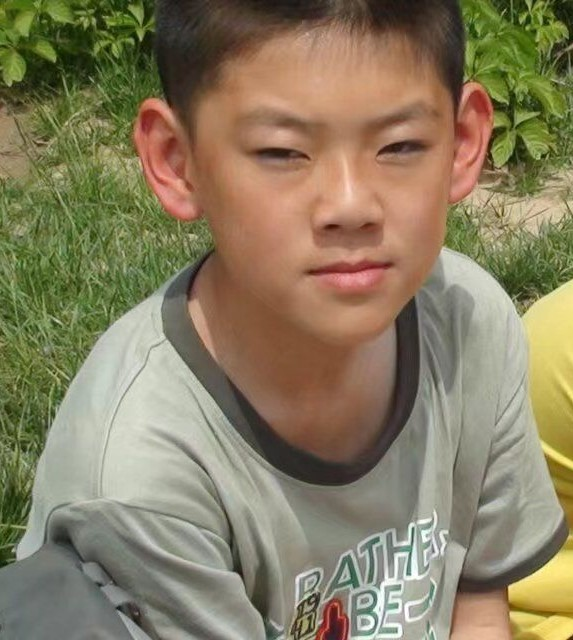
#> input picture Images/son.jpg, 573 x 640 px
$ jupyter execute Harr_FaceRecog.ipynb
#> lines starting #> are read from the running program, lines starting #| are printed output that depends on the picture; after the words box and inside, x2 and y2 are one past the last pixel; in counts of white or black regions, pixels touching at a corner belong together
[cell 1]
import cv2
import numpy as np

[cell 2]
import numpy as np
import cv2 as cv
# 读取图片
img = cv.imread('Images/son.jpg')
#> img is the input picture: shape (640, 573, 3); mean B, G, R 97.2, 125.8, 136.6
# 转换为灰度图片
gray = cv.cvtColor(img, cv.COLOR_BGR2GRAY)
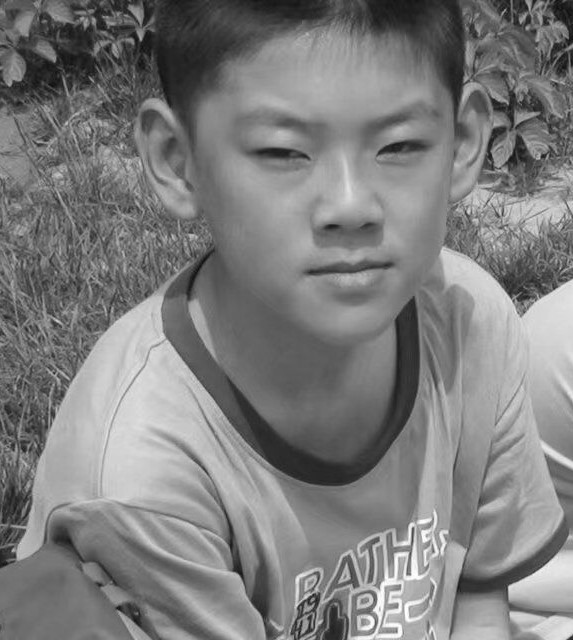
#> gray: shape (640, 573); min 14, max 255, mean 125.8

# 人脸检测器
face_cascade = cv.CascadeClassifier('C:\\Users\\Yehui_PC\\Miniconda3\\envs\\ML\\Lib\\site-packages\\cv2\\data\\haarcascade_frontalface_default.xml')

# 识别人脸
faces = face_cascade.detectMultiScale(gray,scaleFactor =1.05,minNeighbors=5)
#> faces = [[188, 33, 305, 305]]

for (x,y,w,h) in faces:
	print(x,y,w,h)
#> this loop made 1 pass
#| 188 33 305 305

# 框出人脸
cv.rectangle(img,(x,y),(x+w,y+h),(255,0,0),2)
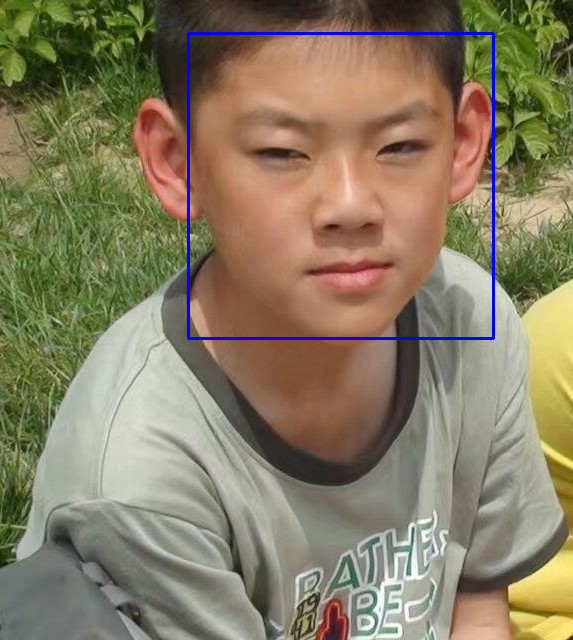
#> img: shape (640, 573, 3); 1% of pixels changed, all inside (x1, y1, x2, y2) = (187, 32, 495, 340)

# 提取人脸
face = img[y:y+h,x:x+w]
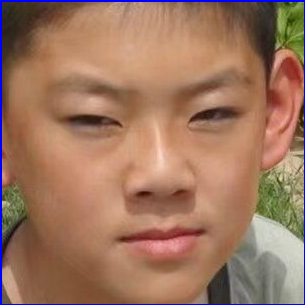
#> face: shape (305, 305, 3); mean B, G, R 96, 117.9, 158

# 保存人脸
cv.imwrite('face.jpg',face)

# 显示图片
cv.imshow('image',img)

# 等待按键
cv.waitKey(0)

# 释放窗口
cv.destroyAllWindows()

$ run again, with Images/AI.jpg copied over Images/son.jpg
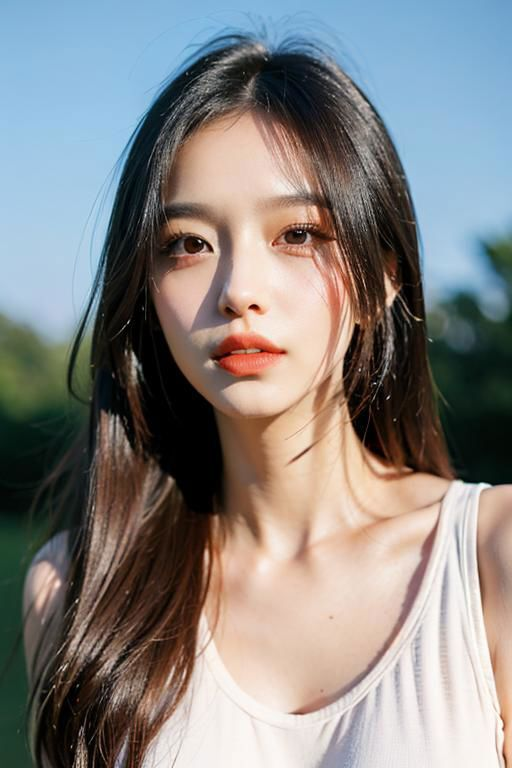
#> input picture Images/AI.jpg, 512 x 768 px
#> img is the input picture: shape (768, 512, 3); mean B, G, R 129.9, 131.6, 133.9
#> `gray = cv.cvtColor(img, cv.COLOR_BGR2GRAY)`:
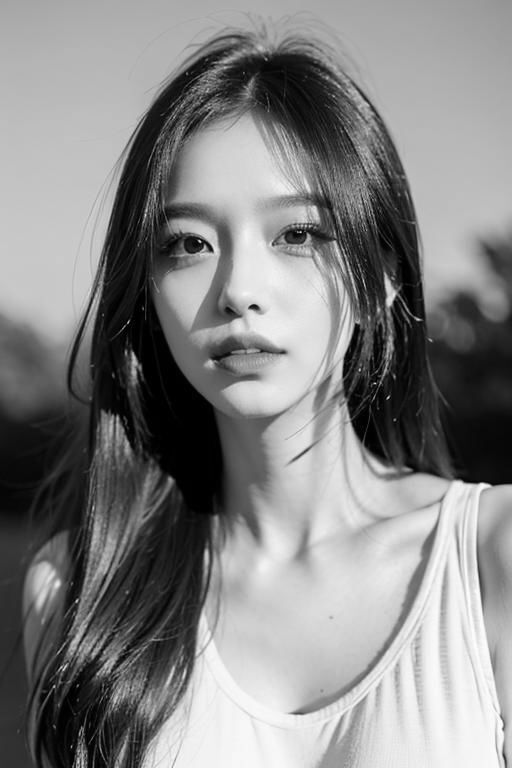
#> gray: shape (768, 512); min 0, max 254, mean 132.1
#> faces = [[109, 139, 270, 270]]
#> the loop `for (x,y,w,h) in faces:` made 1 pass
#> (printed output is left out)
#> img: shape (768, 512, 3); 0.82% of pixels changed, all inside (x1, y1, x2, y2) = (108, 138, 381, 411)
#> `face = img[y:y+h,x:x+w]`:
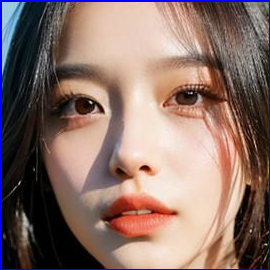
#> face: shape (270, 270, 3); mean B, G, R 106.5, 113.1, 137.8

$ run again, with Images/People.jpg copied over Images/son.jpg
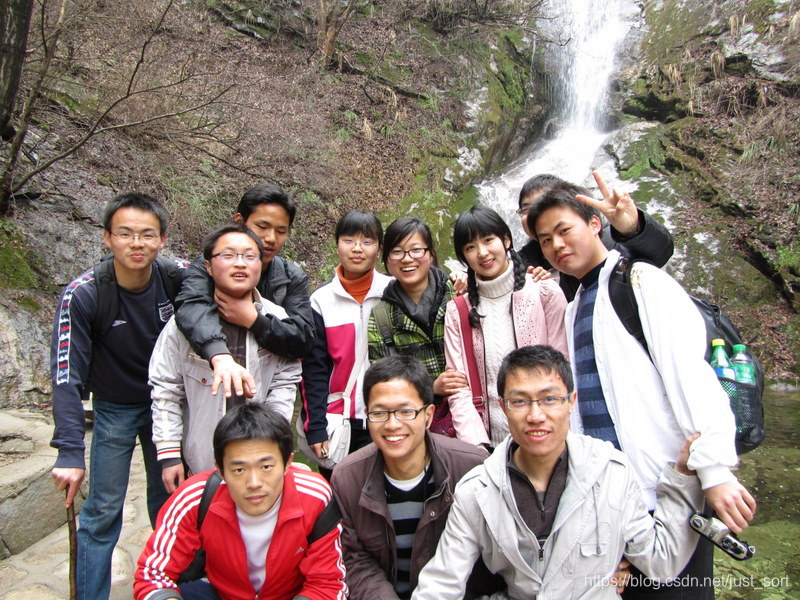
#> input picture Images/People.jpg, 800 x 600 px
#> img is the input picture: shape (600, 800, 3); mean B, G, R 117.2, 123.6, 138.4
#> `gray = cv.cvtColor(img, cv.COLOR_BGR2GRAY)`:
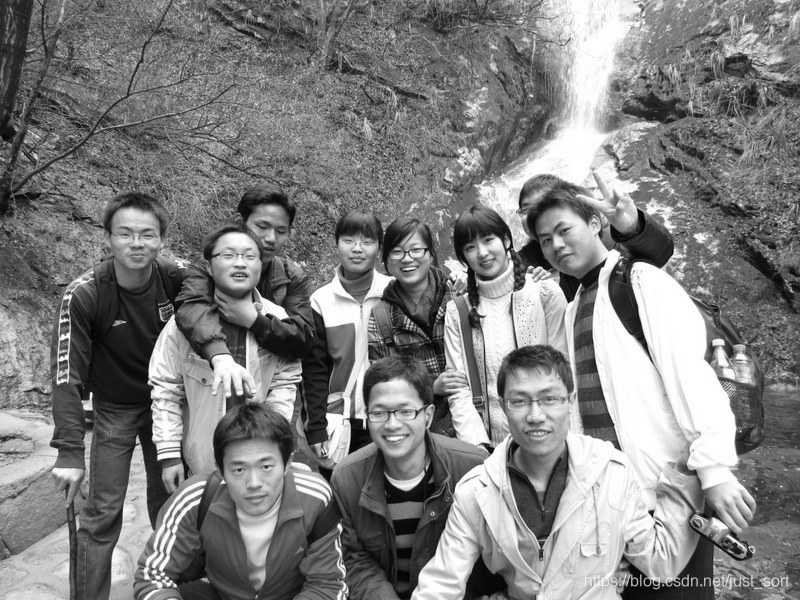
#> gray: shape (600, 800); min 0, max 255, mean 127.3
#> faces = [[333, 222, 50, 50], [387, 232, 47, 47], [440, 523, 44, 44], [210, 232, 58, 58], [244, 207, 57, 57], [106, 210, 60, 60], [143, 361, 51, 51], [360, 384, 70, 70], [493, 368, 83, 83], [214, 436, 79, 79], [364, 466, 89, 89]]
#> the loop `for (x,y,w,h) in faces:` made 11 passes
#> (printed output is left out)
#> img: shape (600, 800, 3); 0.22% of pixels changed, all inside (x1, y1, x2, y2) = (363, 465, 455, 557)
#> `face = img[y:y+h,x:x+w]`:
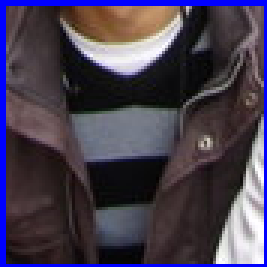
#> face: shape (89, 89, 3) (shown 3 times larger); mean B, G, R 80.4, 62, 70.4
